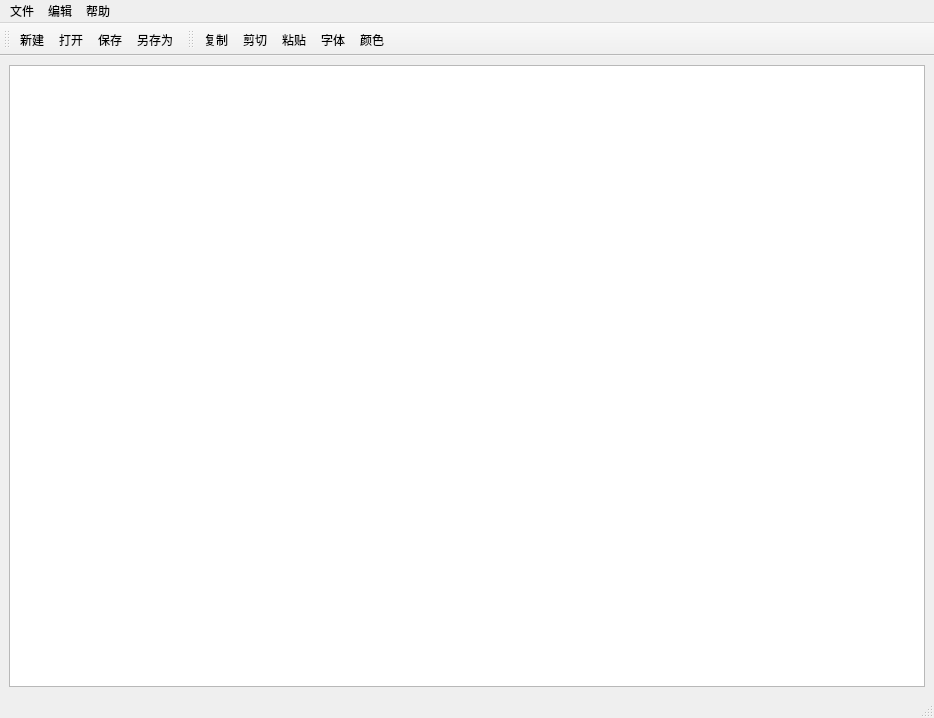
<?xml version="1.0" encoding="UTF-8"?>
<ui version="4.0">
 <class>MainWindow</class>
 <widget class="QMainWindow" name="MainWindow">
  <property name="geometry">
   <rect>
    <x>0</x>
    <y>0</y>
    <width>934</width>
    <height>718</height>
   </rect>
  </property>
  <property name="windowTitle">
   <string>Editor</string>
  </property>
  <property name="windowIcon">
   <iconset resource="res.qrc">
    <normaloff>:/new/image/win.ico</normaloff>:/new/image/win.ico</iconset>
  </property>
  <widget class="QWidget" name="centralwidget">
   <layout class="QGridLayout" name="gridLayout">
    <item row="0" column="0">
     <widget class="QTextEdit" name="textEdit"/>
    </item>
   </layout>
  </widget>
  <widget class="QMenuBar" name="menubar">
   <property name="geometry">
    <rect>
     <x>0</x>
     <y>0</y>
     <width>934</width>
     <height>26</height>
    </rect>
   </property>
   <widget class="QMenu" name="filemenu">
    <property name="title">
     <string>文件</string>
    </property>
    <addaction name="filenew"/>
    <addaction name="separator"/>
    <addaction name="fileopen"/>
    <addaction name="separator"/>
    <addaction name="filesave"/>
    <addaction name="separator"/>
    <addaction name="othersave"/>
    <addaction name="separator"/>
    <addaction name="close_action"/>
   </widget>
   <widget class="QMenu" name="editmenu">
    <property name="title">
     <string>编辑</string>
    </property>
    <addaction name="copy_action"/>
    <addaction name="separator"/>
    <addaction name="cut_action"/>
    <addaction name="separator"/>
    <addaction name="paste_action"/>
    <addaction name="separator"/>
    <addaction name="font_action"/>
    <addaction name="separator"/>
    <addaction name="color_action"/>
   </widget>
   <widget class="QMenu" name="helpmenu">
    <property name="title">
     <string>帮助</string>
    </property>
    <addaction name="aboutQt_action"/>
   </widget>
   <addaction name="filemenu"/>
   <addaction name="editmenu"/>
   <addaction name="helpmenu"/>
  </widget>
  <widget class="QStatusBar" name="statusbar"/>
  <widget class="QToolBar" name="toolBar">
   <property name="font">
    <font>
     <pointsize>9</pointsize>
     <weight>50</weight>
     <italic>false</italic>
     <bold>false</bold>
     <underline>false</underline>
     <strikeout>false</strikeout>
     <kerning>true</kerning>
    </font>
   </property>
   <property name="acceptDrops">
    <bool>true</bool>
   </property>
   <property name="windowTitle">
    <string>toolBar</string>
   </property>
   <attribute name="toolBarArea">
    <enum>TopToolBarArea</enum>
   </attribute>
   <attribute name="toolBarBreak">
    <bool>false</bool>
   </attribute>
   <addaction name="filenew"/>
   <addaction name="fileopen"/>
   <addaction name="filesave"/>
   <addaction name="othersave"/>
  </widget>
  <widget class="QToolBar" name="toolBar_2">
   <property name="windowTitle">
    <string>toolBar_2</string>
   </property>
   <attribute name="toolBarArea">
    <enum>TopToolBarArea</enum>
   </attribute>
   <attribute name="toolBarBreak">
    <bool>false</bool>
   </attribute>
   <addaction name="copy_action"/>
   <addaction name="cut_action"/>
   <addaction name="paste_action"/>
   <addaction name="font_action"/>
   <addaction name="color_action"/>
  </widget>
  <action name="filenew">
   <property name="icon">
    <iconset resource="res.qrc">
     <normaloff>:/new/image/new.ico</normaloff>:/new/image/new.ico</iconset>
   </property>
   <property name="text">
    <string>新建</string>
   </property>
   <property name="toolTip">
    <string>新建 Ctrl+N</string>
   </property>
   <property name="shortcut">
    <string>Ctrl+N</string>
   </property>
  </action>
  <action name="fileopen">
   <property name="icon">
    <iconset resource="res.qrc">
     <normaloff>:/new/image/open.ico</normaloff>:/new/image/open.ico</iconset>
   </property>
   <property name="text">
    <string>打开</string>
   </property>
   <property name="toolTip">
    <string>打开 Ctrl+O</string>
   </property>
   <property name="shortcut">
    <string>Ctrl+O</string>
   </property>
  </action>
  <action name="filesave">
   <property name="icon">
    <iconset resource="res.qrc">
     <normaloff>:/new/image/save.ico</normaloff>:/new/image/save.ico</iconset>
   </property>
   <property name="text">
    <string>保存</string>
   </property>
   <property name="toolTip">
    <string>保存 Ctrl+S</string>
   </property>
   <property name="shortcut">
    <string>Ctrl+S</string>
   </property>
  </action>
  <action name="othersave">
   <property name="icon">
    <iconset resource="res.qrc">
     <normaloff>:/new/image/save_as.ico</normaloff>:/new/image/save_as.ico</iconset>
   </property>
   <property name="text">
    <string>另存为</string>
   </property>
   <property name="toolTip">
    <string>另存为 Ctrl+Shift+S</string>
   </property>
   <property name="shortcut">
    <string>Ctrl+Shift+S</string>
   </property>
  </action>
  <action name="copy_action">
   <property name="icon">
    <iconset resource="res.qrc">
     <normaloff>:/new/image/copy.ico</normaloff>:/new/image/copy.ico</iconset>
   </property>
   <property name="text">
    <string>复制</string>
   </property>
   <property name="toolTip">
    <string>复制 Ctrl+C</string>
   </property>
   <property name="shortcut">
    <string>Ctrl+C</string>
   </property>
  </action>
  <action name="paste_action">
   <property name="icon">
    <iconset resource="res.qrc">
     <normaloff>:/new/image/paste.ico</normaloff>:/new/image/paste.ico</iconset>
   </property>
   <property name="text">
    <string>粘贴</string>
   </property>
   <property name="toolTip">
    <string>粘贴 Ctrl+V</string>
   </property>
   <property name="shortcut">
    <string>Ctrl+V</string>
   </property>
  </action>
  <action name="font_action">
   <property name="icon">
    <iconset resource="res.qrc">
     <normaloff>:/new/image/font.ico</normaloff>:/new/image/font.ico</iconset>
   </property>
   <property name="text">
    <string>字体</string>
   </property>
   <property name="toolTip">
    <string>字体 Ctrl+Shift+F</string>
   </property>
   <property name="shortcut">
    <string>Ctrl+Shift+F</string>
   </property>
  </action>
  <action name="color_action">
   <property name="icon">
    <iconset resource="res.qrc">
     <normaloff>:/new/image/color.ico</normaloff>:/new/image/color.ico</iconset>
   </property>
   <property name="text">
    <string>颜色</string>
   </property>
   <property name="toolTip">
    <string>颜色 Ctrl+Shift+C</string>
   </property>
   <property name="shortcut">
    <string>Ctrl+Shift+C</string>
   </property>
  </action>
  <action name="aboutQt_action">
   <property name="icon">
    <iconset resource="res.qrc">
     <normaloff>:/new/image/about.ico</normaloff>:/new/image/about.ico</iconset>
   </property>
   <property name="text">
    <string>关于Qt</string>
   </property>
   <property name="toolTip">
    <string>关于Qt Ctrl+Q</string>
   </property>
   <property name="shortcut">
    <string>Ctrl+Q</string>
   </property>
  </action>
  <action name="close_action">
   <property name="icon">
    <iconset resource="res.qrc">
     <normaloff>:/new/image/close.ico</normaloff>:/new/image/close.ico</iconset>
   </property>
   <property name="text">
    <string>关闭</string>
   </property>
   <property name="toolTip">
    <string>关闭 Ctrl+E</string>
   </property>
   <property name="shortcut">
    <string>Ctrl+E</string>
   </property>
  </action>
  <action name="cut_action">
   <property name="icon">
    <iconset resource="res.qrc">
     <normaloff>:/new/image/cut.ico</normaloff>:/new/image/cut.ico</iconset>
   </property>
   <property name="text">
    <string>剪切</string>
   </property>
   <property name="toolTip">
    <string>剪切 Ctrl+X</string>
   </property>
   <property name="shortcut">
    <string>Ctrl+X</string>
   </property>
  </action>
 </widget>
 <resources>
  <include location="res.qrc"/>
 </resources>
 <connections/>
</ui>
